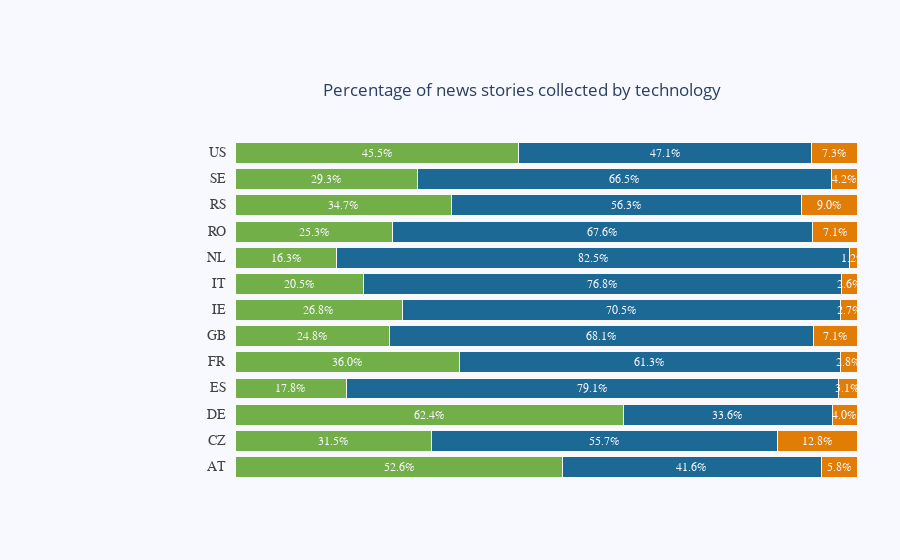

Notebook cell for this chart:
### Code cell
#####

fig = go.Figure()
colors = [px.colors.qualitative.Prism[4], px.colors.qualitative.Prism[1],px.colors.qualitative.Prism[6]]

for i,t in enumerate(topics):
    for xd, yd in zip(xdata, ydata):
        fig.add_trace(go.Bar( 
            x=[xd[i]], y=[yd],
            orientation='h',
            marker=dict(
                color=colors[i],
                line=dict(color='rgb(248, 248, 249)', width=1)
            )
        ))

fig.update_layout(
    xaxis=dict(
        showgrid=False,
        showline=False,
        showticklabels=False,
        zeroline=False,
        domain=[0.15, 1]
    ),
    yaxis=dict(
        showgrid=False,
        showline=False,
        showticklabels=False,
        zeroline=False,
    ),
    barmode='stack',
    paper_bgcolor='rgb(248, 248, 255)',
    plot_bgcolor='rgb(248, 248, 255)',
    margin=dict(l=120, r=10, t=140, b=80),
    showlegend=False,
)

annotations = []

for yd, xd in zip(ydata, xdata):
    # labeling the y-axis
    annotations.append(dict(xref='paper', yref='y',
                            x=0.14, y=yd,
                            xanchor='right',
                            text=str(yd),
                            font=dict(family='Arial', size=14,
                                      color='rgb(67, 67, 67)'),
                            showarrow=False, align='right'))
    # labeling the first percentage of each bar (x_axis)
    annotations.append(dict(xref='x', yref='y',
                            x=xd[0]/2, y=yd,
                            text=str("%.1f"%xd[0]) + '%',
                            font=dict(family='Arial', size=12,
                                      color='rgb(248, 248, 255)'),
                            showarrow=False))

    space = xd[0]
    for i in range(1, len(xd)):
            # labeling the rest of percentages for each bar (x_axis)
            annotations.append(dict(xref='x', yref='y',
                                    x=space + (xd[i]/2), y=yd,
                                    text=str("%.1f"%xd[i]) + '%',
                                    font=dict(family='Arial', size=12,
                                              color='rgb(248, 248, 255)'),
                                    showarrow=False))

            space += xd[i]
fig.update_layout(
            title={
            'text': 'Percentage of news stories collected by technology',
            'y':0.85,
            'x':0.58,
            'xanchor': 'center',
            'yanchor': 'top'})
  
fig.update_layout(annotations=annotations)
fig.show()

### Figure 1 — Plotly figure (JSON) as saved in the notebook; plotly's stock layout.template omitted (floating-point values rounded to 4 significant figures)
{"data": [{"marker": {"color": "rgb(115, 175, 72)", "line": {"color": "rgb(248, 248, 249)", "width": 1}}, "orientation": "h", "type": "bar", "x": [52.6], "y": ["AT"]}, {"marker": {"color": "rgb(115, 175, 72)", "line": {"color": "rgb(248, 248, 249)", "width": 1}}, "orientation": "h", "type": "bar", "x": [31.53], "y": ["CZ"]}, {"marker": {"color": "rgb(115, 175, 72)", "line": {"color": "rgb(248, 248, 249)", "width": 1}}, "orientation": "h", "type": "bar", "x": [62.43], "y": ["DE"]}, {"marker": {"color": "rgb(115, 175, 72)", "line": {"color": "rgb(248, 248, 249)", "width": 1}}, "orientation": "h", "type": "bar", "x": [17.79], "y": ["ES"]}, {"marker": {"color": "rgb(115, 175, 72)", "line": {"color": "rgb(248, 248, 249)", "width": 1}}, "orientation": "h", "type": "bar", "x": [35.96], "y": ["FR"]}, {"marker": {"color": "rgb(115, 175, 72)", "line": {"color": "rgb(248, 248, 249)", "width": 1}}, "orientation": "h", "type": "bar", "x": [24.83], "y": ["GB"]}, {"marker": {"color": "rgb(115, 175, 72)", "line": {"color": "rgb(248, 248, 249)", "width": 1}}, "orientation": "h", "type": "bar", "x": [26.81], "y": ["IE"]}, {"marker": {"color": "rgb(115, 175, 72)", "line": {"color": "rgb(248, 248, 249)", "width": 1}}, "orientation": "h", "type": "bar", "x": [20.54], "y": ["IT"]}, {"marker": {"color": "rgb(115, 175, 72)", "line": {"color": "rgb(248, 248, 249)", "width": 1}}, "orientation": "h", "type": "bar", "x": [16.26], "y": ["NL"]}, {"marker": {"color": "rgb(115, 175, 72)", "line": {"color": "rgb(248, 248, 249)", "width": 1}}, "orientation": "h", "type": "bar", "x": [25.28], "y": ["RO"]}, {"marker": {"color": "rgb(115, 175, 72)", "line": {"color": "rgb(248, 248, 249)", "width": 1}}, "orientation": "h", "type": "bar", "x": [34.73], "y": ["RS"]}, {"marker": {"color": "rgb(115, 175, 72)", "line": {"color": "rgb(248, 248, 249)", "width": 1}}, "orientation": "h", "type": "bar", "x": [29.34], "y": ["SE"]}, {"marker": {"color": "rgb(115, 175, 72)", "line": {"color": "rgb(248, 248, 249)", "width": 1}}, "orientation": "h", "type": "bar", "x": [45.54], "y": ["US"]}, {"marker": {"color": "rgb(29, 105, 150)", "line": {"color": "rgb(248, 248, 249)", "width": 1}}, "orientation": "h", "type": "bar", "x": [41.62], "y": ["AT"]}, {"marker": {"color": "rgb(29, 105, 150)", "line": {"color": "rgb(248, 248, 249)", "width": 1}}, "orientation": "h", "type": "bar", "x": [55.67], "y": ["CZ"]}, {"marker": {"color": "rgb(29, 105, 150)", "line": {"color": "rgb(248, 248, 249)", "width": 1}}, "orientation": "h", "type": "bar", "x": [33.56], "y": ["DE"]}, {"marker": {"color": "rgb(29, 105, 150)", "line": {"color": "rgb(248, 248, 249)", "width": 1}}, "orientation": "h", "type": "bar", "x": [79.14], "y": ["ES"]}, {"marker": {"color": "rgb(29, 105, 150)", "line": {"color": "rgb(248, 248, 249)", "width": 1}}, "orientation": "h", "type": "bar", "x": [61.26], "y": ["FR"]}, {"marker": {"color": "rgb(29, 105, 150)", "line": {"color": "rgb(248, 248, 249)", "width": 1}}, "orientation": "h", "type": "bar", "x": [68.08], "y": ["GB"]}, {"marker": {"color": "rgb(29, 105, 150)", "line": {"color": "rgb(248, 248, 249)", "width": 1}}, "orientation": "h", "type": "bar", "x": [70.53], "y": ["IE"]}, {"marker": {"color": "rgb(29, 105, 150)", "line": {"color": "rgb(248, 248, 249)", "width": 1}}, "orientation": "h", "type": "bar", "x": [76.85], "y": ["IT"]}, {"marker": {"color": "rgb(29, 105, 150)", "line": {"color": "rgb(248, 248, 249)", "width": 1}}, "orientation": "h", "type": "bar", "x": [82.52], "y": ["NL"]}, {"marker": {"color": "rgb(29, 105, 150)", "line": {"color": "rgb(248, 248, 249)", "width": 1}}, "orientation": "h", "type": "bar", "x": [67.59], "y": ["RO"]}, {"marker": {"color": "rgb(29, 105, 150)", "line": {"color": "rgb(248, 248, 249)", "width": 1}}, "orientation": "h", "type": "bar", "x": [56.27], "y": ["RS"]}, {"marker": {"color": "rgb(29, 105, 150)", "line": {"color": "rgb(248, 248, 249)", "width": 1}}, "orientation": "h", "type": "bar", "x": [66.47], "y": ["SE"]}, {"marker": {"color": "rgb(29, 105, 150)", "line": {"color": "rgb(248, 248, 249)", "width": 1}}, "orientation": "h", "type": "bar", "x": [47.12], "y": ["US"]}, {"marker": {"color": "rgb(225, 124, 5)", "line": {"color": "rgb(248, 248, 249)", "width": 1}}, "orientation": "h", "type": "bar", "x": [5.78], "y": ["AT"]}, {"marker": {"color": "rgb(225, 124, 5)", "line": {"color": "rgb(248, 248, 249)", "width": 1}}, "orientation": "h", "type": "bar", "x": [12.81], "y": ["CZ"]}, {"marker": {"color": "rgb(225, 124, 5)", "line": {"color": "rgb(248, 248, 249)", "width": 1}}, "orientation": "h", "type": "bar", "x": [4.017], "y": ["DE"]}, {"marker": {"color": "rgb(225, 124, 5)", "line": {"color": "rgb(248, 248, 249)", "width": 1}}, "orientation": "h", "type": "bar", "x": [3.067], "y": ["ES"]}, {"marker": {"color": "rgb(225, 124, 5)", "line": {"color": "rgb(248, 248, 249)", "width": 1}}, "orientation": "h", "type": "bar", "x": [2.774], "y": ["FR"]}, {"marker": {"color": "rgb(225, 124, 5)", "line": {"color": "rgb(248, 248, 249)", "width": 1}}, "orientation": "h", "type": "bar", "x": [7.087], "y": ["GB"]}, {"marker": {"color": "rgb(225, 124, 5)", "line": {"color": "rgb(248, 248, 249)", "width": 1}}, "orientation": "h", "type": "bar", "x": [2.66], "y": ["IE"]}, {"marker": {"color": "rgb(225, 124, 5)", "line": {"color": "rgb(248, 248, 249)", "width": 1}}, "orientation": "h", "type": "bar", "x": [2.608], "y": ["IT"]}, {"marker": {"color": "rgb(225, 124, 5)", "line": {"color": "rgb(248, 248, 249)", "width": 1}}, "orientation": "h", "type": "bar", "x": [1.22], "y": ["NL"]}, {"marker": {"color": "rgb(225, 124, 5)", "line": {"color": "rgb(248, 248, 249)", "width": 1}}, "orientation": "h", "type": "bar", "x": [7.131], "y": ["RO"]}, {"marker": {"color": "rgb(225, 124, 5)", "line": {"color": "rgb(248, 248, 249)", "width": 1}}, "orientation": "h", "type": "bar", "x": [9.003], "y": ["RS"]}, {"marker": {"color": "rgb(225, 124, 5)", "line": {"color": "rgb(248, 248, 249)", "width": 1}}, "orientation": "h", "type": "bar", "x": [4.192], "y": ["SE"]}, {"marker": {"color": "rgb(225, 124, 5)", "line": {"color": "rgb(248, 248, 249)", "width": 1}}, "orientation": "h", "type": "bar", "x": [7.333], "y": ["US"]}], "layout": {"annotations": [{"align": "right", "font": {"color": "rgb(67, 67, 67)", "family": "Arial", "size": 14}, "showarrow": false, "text": "AT", "x": 0.14, "xanchor": "right", "xref": "paper", "y": "AT", "yref": "y"}, {"font": {"color": "rgb(248, 248, 255)", "family": "Arial", "size": 12}, "showarrow": false, "text": "52.6%", "x": 26.3, "xref": "x", "y": "AT", "yref": "y"}, {"font": {"color": "rgb(248, 248, 255)", "family": "Arial", "size": 12}, "showarrow": false, "text": "41.6%", "x": 73.41, "xref": "x", "y": "AT", "yref": "y"}, {"font": {"color": "rgb(248, 248, 255)", "family": "Arial", "size": 12}, "showarrow": false, "text": "5.8%", "x": 97.11, "xref": "x", "y": "AT", "yref": "y"}, {"align": "right", "font": {"color": "rgb(67, 67, 67)", "family": "Arial", "size": 14}, "showarrow": false, "text": "CZ", "x": 0.14, "xanchor": "right", "xref": "paper", "y": "CZ", "yref": "y"}, {"font": {"color": "rgb(248, 248, 255)", "family": "Arial", "size": 12}, "showarrow": false, "text": "31.5%", "x": 15.76, "xref": "x", "y": "CZ", "yref": "y"}, {"font": {"color": "rgb(248, 248, 255)", "family": "Arial", "size": 12}, "showarrow": false, "text": "55.7%", "x": 59.36, "xref": "x", "y": "CZ", "yref": "y"}, {"font": {"color": "rgb(248, 248, 255)", "family": "Arial", "size": 12}, "showarrow": false, "text": "12.8%", "x": 93.6, "xref": "x", "y": "CZ", "yref": "y"}, {"align": "right", "font": {"color": "rgb(67, 67, 67)", "family": "Arial", "size": 14}, "showarrow": false, "text": "DE", "x": 0.14, "xanchor": "right", "xref": "paper", "y": "DE", "yref": "y"}, {"font": {"color": "rgb(248, 248, 255)", "family": "Arial", "size": 12}, "showarrow": false, "text": "62.4%", "x": 31.21, "xref": "x", "y": "DE", "yref": "y"}, {"font": {"color": "rgb(248, 248, 255)", "family": "Arial", "size": 12}, "showarrow": false, "text": "33.6%", "x": 79.21, "xref": "x", "y": "DE", "yref": "y"}, {"font": {"color": "rgb(248, 248, 255)", "family": "Arial", "size": 12}, "showarrow": false, "text": "4.0%", "x": 97.99, "xref": "x", "y": "DE", "yref": "y"}, {"align": "right", "font": {"color": "rgb(67, 67, 67)", "family": "Arial", "size": 14}, "showarrow": false, "text": "ES", "x": 0.14, "xanchor": "right", "xref": "paper", "y": "ES", "yref": "y"}, {"font": {"color": "rgb(248, 248, 255)", "family": "Arial", "size": 12}, "showarrow": false, "text": "17.8%", "x": 8.896, "xref": "x", "y": "ES", "yref": "y"}, {"font": {"color": "rgb(248, 248, 255)", "family": "Arial", "size": 12}, "showarrow": false, "text": "79.1%", "x": 57.36, "xref": "x", "y": "ES", "yref": "y"}, {"font": {"color": "rgb(248, 248, 255)", "family": "Arial", "size": 12}, "showarrow": false, "text": "3.1%", "x": 98.47, "xref": "x", "y": "ES", "yref": "y"}, {"align": "right", "font": {"color": "rgb(67, 67, 67)", "family": "Arial", "size": 14}, "showarrow": false, "text": "FR", "x": 0.14, "xanchor": "right", "xref": "paper", "y": "FR", "yref": "y"}, {"font": {"color": "rgb(248, 248, 255)", "family": "Arial", "size": 12}, "showarrow": false, "text": "36.0%", "x": 17.98, "xref": "x", "y": "FR", "yref": "y"}, {"font": {"color": "rgb(248, 248, 255)", "family": "Arial", "size": 12}, "showarrow": false, "text": "61.3%", "x": 66.59, "xref": "x", "y": "FR", "yref": "y"}, {"font": {"color": "rgb(248, 248, 255)", "family": "Arial", "size": 12}, "showarrow": false, "text": "2.8%", "x": 98.61, "xref": "x", "y": "FR", "yref": "y"}, {"align": "right", "font": {"color": "rgb(67, 67, 67)", "family": "Arial", "size": 14}, "showarrow": false, "text": "GB", "x": 0.14, "xanchor": "right", "xref": "paper", "y": "GB", "yref": "y"}, {"font": {"color": "rgb(248, 248, 255)", "family": "Arial", "size": 12}, "showarrow": false, "text": "24.8%", "x": 12.42, "xref": "x", "y": "GB", "yref": "y"}, {"font": {"color": "rgb(248, 248, 255)", "family": "Arial", "size": 12}, "showarrow": false, "text": "68.1%", "x": 58.87, "xref": "x", "y": "GB", "yref": "y"}, {"font": {"color": "rgb(248, 248, 255)", "family": "Arial", "size": 12}, "showarrow": false, "text": "7.1%", "x": 96.46, "xref": "x", "y": "GB", "yref": "y"}, {"align": "right", "font": {"color": "rgb(67, 67, 67)", "family": "Arial", "size": 14}, "showarrow": false, "text": "IE", "x": 0.14, "xanchor": "right", "xref": "paper", "y": "IE", "yref": "y"}, {"font": {"color": "rgb(248, 248, 255)", "family": "Arial", "size": 12}, "showarrow": false, "text": "26.8%", "x": 13.4, "xref": "x", "y": "IE", "yref": "y"}, {"font": {"color": "rgb(248, 248, 255)", "family": "Arial", "size": 12}, "showarrow": false, "text": "70.5%", "x": 62.07, "xref": "x", "y": "IE", "yref": "y"}, {"font": {"color": "rgb(248, 248, 255)", "family": "Arial", "size": 12}, "showarrow": false, "text": "2.7%", "x": 98.67, "xref": "x", "y": "IE", "yref": "y"}, {"align": "right", "font": {"color": "rgb(67, 67, 67)", "family": "Arial", "size": 14}, "showarrow": false, "text": "IT", "x": 0.14, "xanchor": "right", "xref": "paper", "y": "IT", "yref": "y"}, {"font": {"color": "rgb(248, 248, 255)", "family": "Arial", "size": 12}, "showarrow": false, "text": "20.5%", "x": 10.27, "xref": "x", "y": "IT", "yref": "y"}, {"font": {"color": "rgb(248, 248, 255)", "family": "Arial", "size": 12}, "showarrow": false, "text": "76.8%", "x": 58.97, "xref": "x", "y": "IT", "yref": "y"}, {"font": {"color": "rgb(248, 248, 255)", "family": "Arial", "size": 12}, "showarrow": false, "text": "2.6%", "x": 98.7, "xref": "x", "y": "IT", "yref": "y"}, {"align": "right", "font": {"color": "rgb(67, 67, 67)", "family": "Arial", "size": 14}, "showarrow": false, "text": "NL", "x": 0.14, "xanchor": "right", "xref": "paper", "y": "NL", "yref": "y"}, {"font": {"color": "rgb(248, 248, 255)", "family": "Arial", "size": 12}, "showarrow": false, "text": "16.3%", "x": 8.13, "xref": "x", "y": "NL", "yref": "y"}, {"font": {"color": "rgb(248, 248, 255)", "family": "Arial", "size": 12}, "showarrow": false, "text": "82.5%", "x": 57.52, "xref": "x", "y": "NL", "yref": "y"}, {"font": {"color": "rgb(248, 248, 255)", "family": "Arial", "size": 12}, "showarrow": false, "text": "1.2%", "x": 99.39, "xref": "x", "y": "NL", "yref": "y"}, {"align": "right", "font": {"color": "rgb(67, 67, 67)", "family": "Arial", "size": 14}, "showarrow": false, "text": "RO", "x": 0.14, "xanchor": "right", "xref": "paper", "y": "RO", "yref": "y"}, {"font": {"color": "rgb(248, 248, 255)", "family": "Arial", "size": 12}, "showarrow": false, "text": "25.3%", "x": 12.64, "xref": "x", "y": "RO", "yref": "y"}, {"font": {"color": "rgb(248, 248, 255)", "family": "Arial", "size": 12}, "showarrow": false, "text": "67.6%", "x": 59.08, "xref": "x", "y": "RO", "yref": "y"}, {"font": {"color": "rgb(248, 248, 255)", "family": "Arial", "size": 12}, "showarrow": false, "text": "7.1%", "x": 96.43, "xref": "x", "y": "RO", "yref": "y"}, {"align": "right", "font": {"color": "rgb(67, 67, 67)", "family": "Arial", "size": 14}, "showarrow": false, "text": "RS", "x": 0.14, "xanchor": "right", "xref": "paper", "y": "RS", "yref": "y"}, {"font": {"color": "rgb(248, 248, 255)", "family": "Arial", "size": 12}, "showarrow": false, "text": "34.7%", "x": 17.36, "xref": "x", "y": "RS", "yref": "y"}, {"font": {"color": "rgb(248, 248, 255)", "family": "Arial", "size": 12}, "showarrow": false, "text": "56.3%", "x": 62.86, "xref": "x", "y": "RS", "yref": "y"}, {"font": {"color": "rgb(248, 248, 255)", "family": "Arial", "size": 12}, "showarrow": false, "text": "9.0%", "x": 95.5, "xref": "x", "y": "RS", "yref": "y"}, {"align": "right", "font": {"color": "rgb(67, 67, 67)", "family": "Arial", "size": 14}, "showarrow": false, "text": "SE", "x": 0.14, "xanchor": "right", "xref": "paper", "y": "SE", "yref": "y"}, {"font": {"color": "rgb(248, 248, 255)", "family": "Arial", "size": 12}, "showarrow": false, "text": "29.3%", "x": 14.67, "xref": "x", "y": "SE", "yref": "y"}, {"font": {"color": "rgb(248, 248, 255)", "family": "Arial", "size": 12}, "showarrow": false, "text": "66.5%", "x": 62.57, "xref": "x", "y": "SE", "yref": "y"}, {"font": {"color": "rgb(248, 248, 255)", "family": "Arial", "size": 12}, "showarrow": false, "text": "4.2%", "x": 97.9, "xref": "x", "y": "SE", "yref": "y"}, {"align": "right", "font": {"color": "rgb(67, 67, 67)", "family": "Arial", "size": 14}, "showarrow": false, "text": "US", "x": 0.14, "xanchor": "right", "xref": "paper", "y": "US", "yref": "y"}, {"font": {"color": "rgb(248, 248, 255)", "family": "Arial", "size": 12}, "showarrow": false, "text": "45.5%", "x": 22.77, "xref": "x", "y": "US", "yref": "y"}, {"font": {"color": "rgb(248, 248, 255)", "family": "Arial", "size": 12}, "showarrow": false, "text": "47.1%", "x": 69.11, "xref": "x", "y": "US", "yref": "y"}, {"font": {"color": "rgb(248, 248, 255)", "family": "Arial", "size": 12}, "showarrow": false, "text": "7.3%", "x": 96.33, "xref": "x", "y": "US", "yref": "y"}], "barmode": "stack", "margin": {"b": 80, "l": 120, "r": 10, "t": 140}, "paper_bgcolor": "rgb(248, 248, 255)", "plot_bgcolor": "rgb(248, 248, 255)", "showlegend": false, "title": {"text": "Percentage of news stories collected by technology", "x": 0.58, "xanchor": "center", "y": 0.85, "yanchor": "top"}, "xaxis": {"domain": [0.15, 1], "showgrid": false, "showline": false, "showticklabels": false, "zeroline": false}, "yaxis": {"showgrid": false, "showline": false, "showticklabels": false, "zeroline": false}}}
